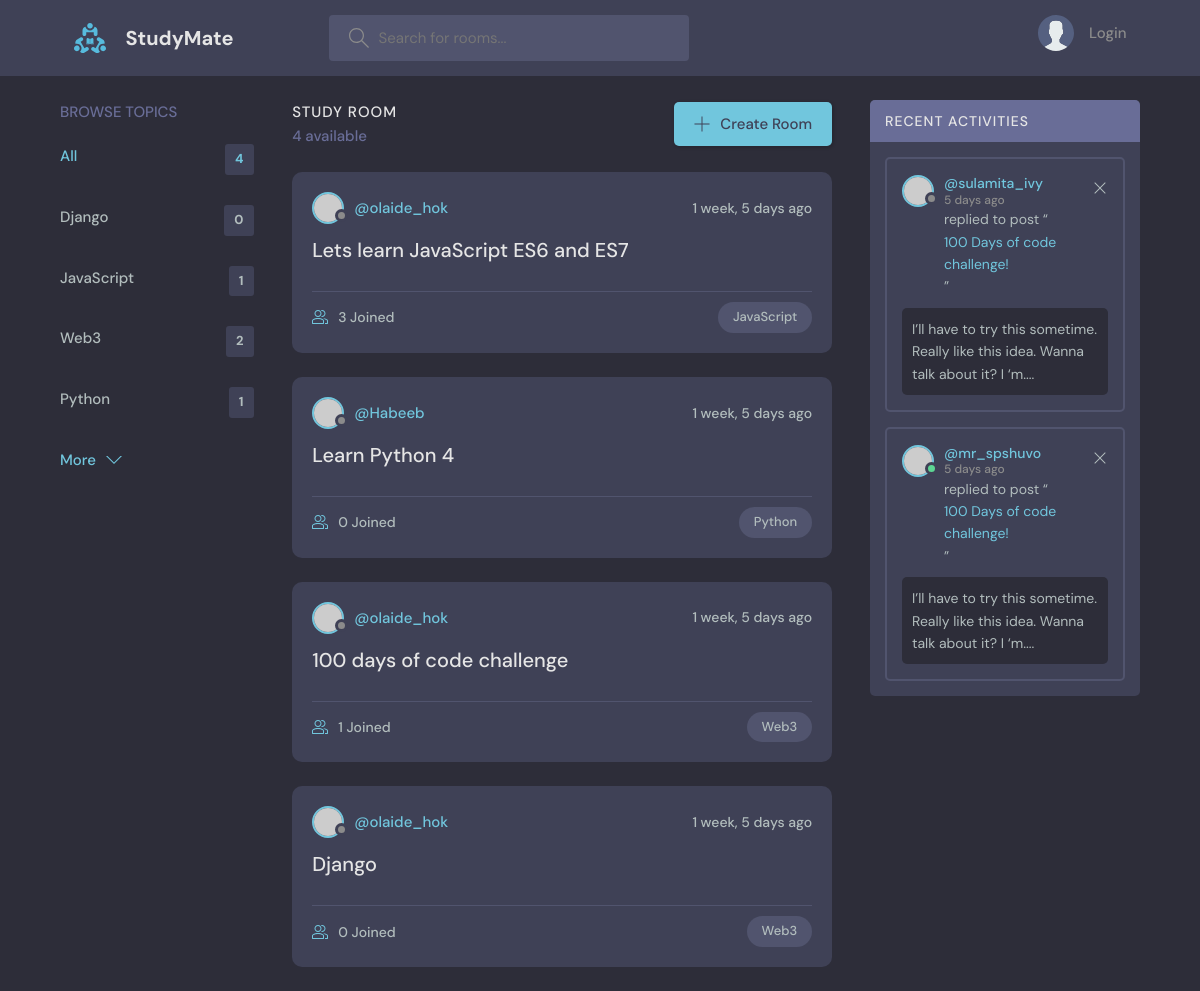
/, run on an earlier commit of the app's database.
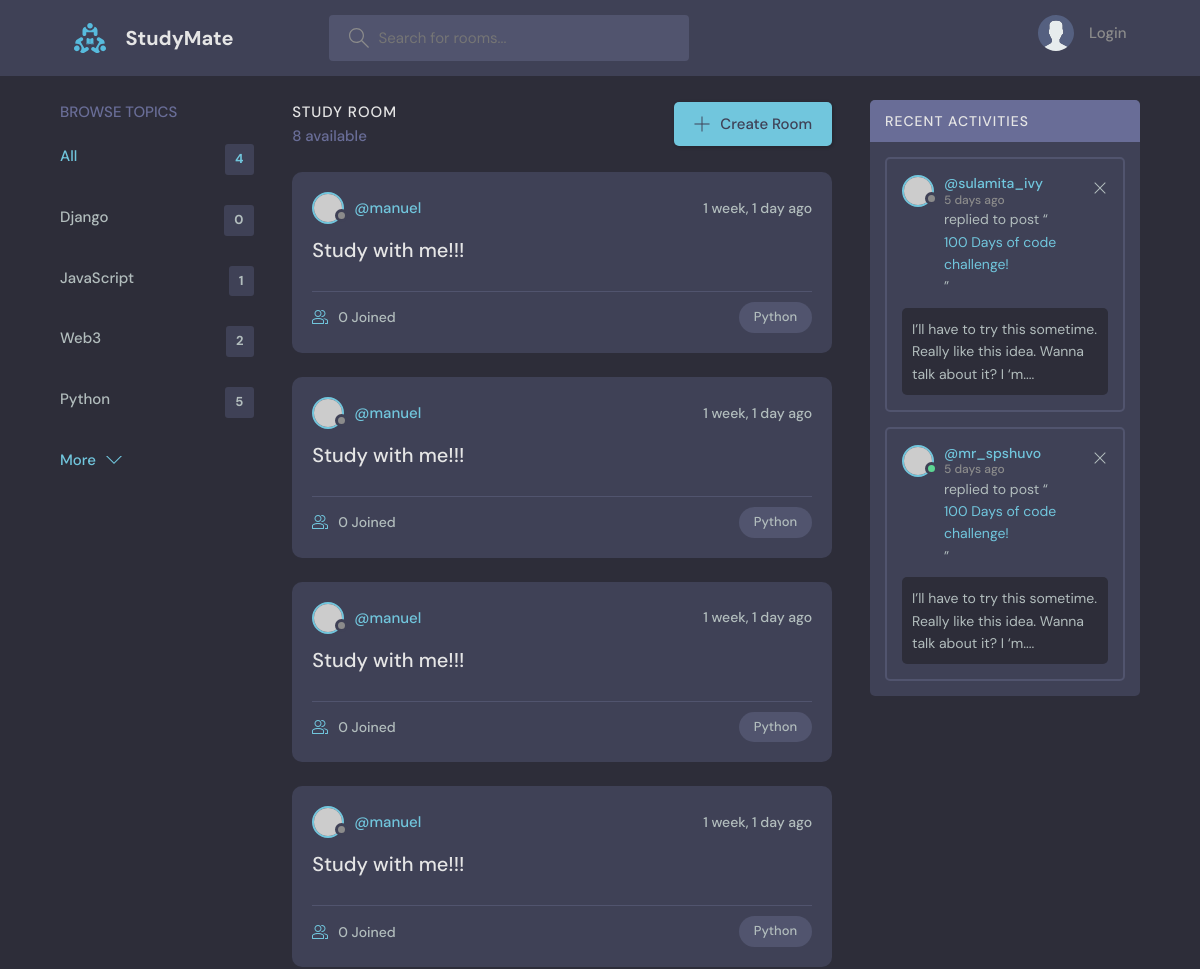
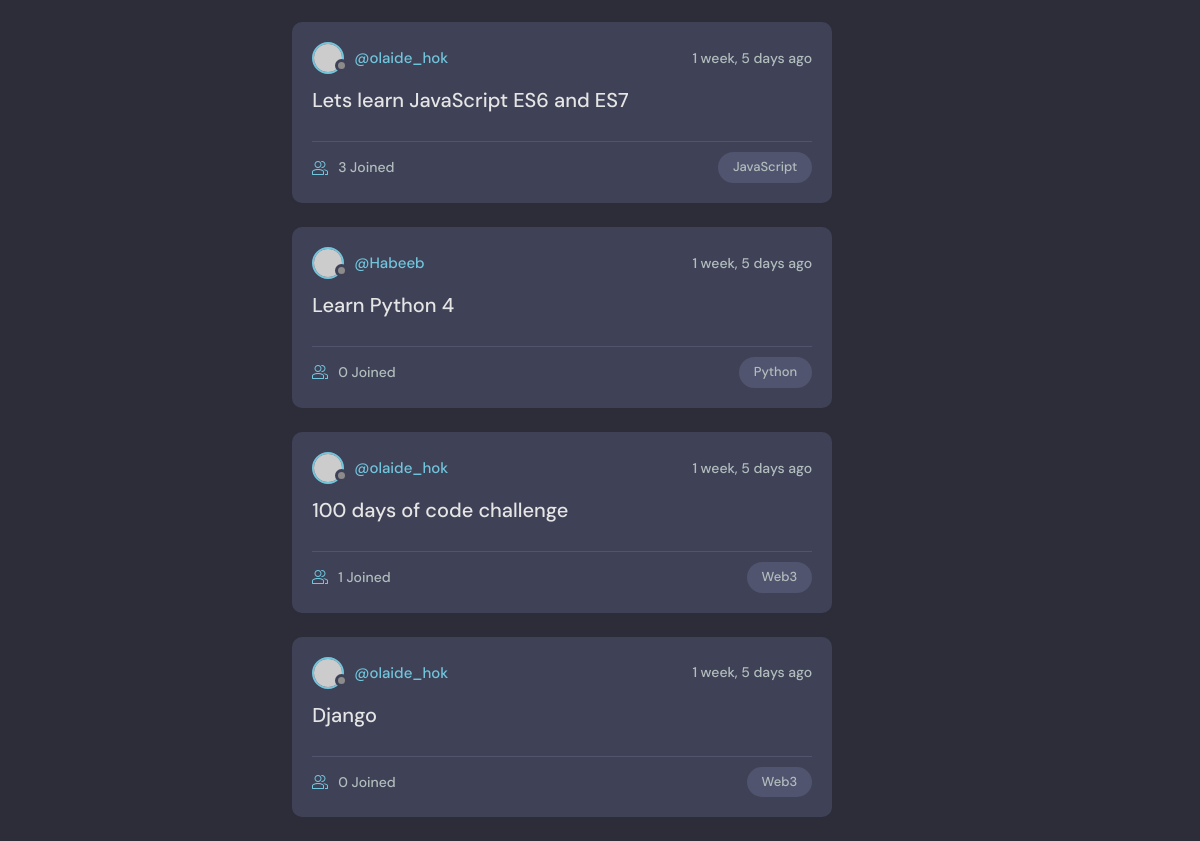
And on a later commit of the database (2 pictures, top to bottom).
### base/models.py (models this page shows, shortened)
class Topic(models.Model):
    name = models.CharField(max_length=200)

class Room(models.Model):
    host = models.ForeignKey(User, on_delete=models.SET_NULL, null=True)
    topic = models.ForeignKey(Topic, on_delete=models.SET_NULL, null=True)
    name = models.CharField(max_length=200)
    description = models.TextField(null=True, blank=True)
    participants = models.ManyToManyField(User, related_name='participants', blank=True)
    updated = models.DateTimeField(auto_now=True)
    created = models.DateTimeField(auto_now_add=True)
    class Meta:
        ordering = ['-updated', '-created']

### base/views.py (the view)
# urls.py: path('', views.home, name='home'),
def home(request):
    q = request.GET.get('q') if request.GET.get('q') != None else ''
    rooms = Room.objects.filter(
        Q(topic__name__icontains=q) |
        Q(name__icontains=q) |
        Q(description__icontains=q)
    )
    topics = Topic.objects.all()
    room_count = rooms.count()
    room_messages = Message.objects.filter(Q(room__topic__name__icontains=q))
    context = {'rooms': rooms, 'topics': topics,
               'room_count': room_count, 'room_messages': room_messages}
    return render(request, 'base/home.html', context)

### base/templates/base/home.html (shortened to what this page needs)
{% extends 'main.html' %}
{% block content %}
<main class="layout layout--3">
  <div class="container">
    {% include 'base/topics_component.html' %}
    <div class="roomList">
      <div class="roomList__header">
        <div>
          <h2>Study Room</h2>
          <p>{{room_count}} available</p>
        </div>
        <a class="btn btn--main" href="create-room.html">
          <svg
            version="1.1"
            xmlns="http://www.w3.org/2000/svg"
            width="32"
            height="32"
            viewBox="0 0 32 32"
          >
            <title>add</title>
            <path
              d="M16.943 0.943h-1.885v14.115h-14.115v1.885h14.115v14.115h1.885v-14.115h14.115v-1.885h-14.115v-14.115z"
            ></path>
          </svg>
          Create Room
        </a>
      </div>
    {% include 'base/feed_component.html' %}
    </div>
    <div class="activities">
      <div class="activities__header">
        <h2>Recent Activities</h2>
      </div>
      <div class="activities__box">
        <div class="activities__boxHeader roomListRoom__header">
          <a href="profile.html" class="roomListRoom__author">
            <div class="avatar avatar--small">
              <img src="https://randomuser.me/api/portraits/women/11.jpg" />
            </div>
            <p>
              @sulamita_ivy
              <span>5 days ago</span>
            </p>
          </a>
          <div class="roomListRoom__actions">
            <a href="#">
              <svg
                version="1.1"
                xmlns="http://www.w3.org/2000/svg"
                width="32"
                height="32"
                viewBox="0 0 32 32"
              >
                <title>remove</title>
                <path
                  d="M27.314 6.019l-1.333-1.333-9.98 9.981-9.981-9.981-1.333 1.333 9.981 9.981-9.981 9.98 1.333 1.333 9.981-9.98 9.98 9.98 1.333-1.333-9.98-9.98 9.98-9.981z"
                ></path>
              </svg>
            </a>
          </div>
        </div>
        <div class="activities__boxContent">
          <p>
            replied to post “<a href="room.html">100 Days of code challenge!</a
            >”
          </p>
          <div class="activities__boxRoomContent">
            I’ll have to try this sometime. Really like this idea. Wanna talk
            about it? I ‘m....
          </div>
        </div>
      </div>
      <div class="activities__box">
        <div class="activities__boxHeader roomListRoom__header">
          <a href="profile.html" class="roomListRoom__author">
            <div class="avatar avatar--small active">
              <img src="https://randomuser.me/api/portraits/men/13.jpg" />
            </div>
            <p>
              @mr_spshuvo
              <span>5 days ago</span>
            </p>
          </a>
          <div class="roomListRoom__actions">
            <a href="#">
              <svg
                version="1.1"
                xmlns="http://www.w3.org/2000/svg"
                width="32"
                height="32"
                viewBox="0 0 32 32"
              >
                <title>remove</title>
                <path
                  d="M27.314 6.019l-1.333-1.333-9.98 9.981-9.981-9.981-1.333 1.333 9.981 9.981-9.981 9.98 1.333 1.333 9.981-9.98 9.98 9.98 1.333-1.333-9.98-9.98 9.98-9.981z"
                ></path>
              </svg>
            </a>
          </div>
        </div>
        <div class="activities__boxContent">
          <p>
            replied to post “<a href="room.html">100 Days of code challenge!</a
            >”
          </p>
          <div class="activities__boxRoomContent">
            I’ll have to try this sometime. Really like this idea. Wanna talk
            about it? I ‘m....
          </div>
        </div>
      </div>
    </div>
  </div>
</main>
{% endblock %}

### base/templates/base/topics_component.html
<div class="topics">
  <div class="topics__header">
    <h2>Browse Topics</h2>
  </div>
  <ul class="topics__list">
    <li>
      <a href="{% url 'home' %}" class="active">All <span>{{topics.count}}</span></a>
    </li>
{% for topic in topics %}
    <li>
      <a href="{% url 'home' %}?q={{topic.name}}">{{topic.name}}<span>{{topic.room_set.all.count}}</span></a>
    </li>
    {% endfor %}
  </ul>
  <a class="btn btn--link" href="topics.html">
    More
    <svg
      version="1.1"
      xmlns="http://www.w3.org/2000/svg"
      width="32"
      height="32"
      viewBox="0 0 32 32"
    >
      <title>chevron-down</title>
      <path d="M16 21l-13-13h-3l16 16 16-16h-3l-13 13z"></path>
    </svg>
  </a>
</div>

### base/templates/base/feed_component.html (shortened to what this page needs)
{% for room in rooms %}
<div class="roomListRoom">
  <div class="roomListRoom__header">
    <a
      href="{% url 'user-profile' room.host.id %}"
      class="roomListRoom__author"
    >
      <div class="avatar avatar--small">
        <img src="https://randomuser.me/api/portraits/women/11.jpg" />
      </div>
      <span>@{{room.host.username}}</span>
    </a>
    <div class="roomListRoom__actions">
      <span>{{room.created|timesince}} ago</span>
    </div>
  </div>
  <div class="roomListRoom__content">
    <a href="{% url 'room' room.id %}">{{room.name}}</a>
  </div>
  <div class="roomListRoom__meta">
    <a href="{% url 'room' room.id %}" class="roomListRoom__joined">
      {{room.participants.all.count}} Joined
    </a>
    <p class="roomListRoom__topic">{{room.topic.name}}</p>
  </div>
</div>
{% endfor %}

What changed in the data, as far as the page shows it:
computed for Topic "Python": room_set.all.count "1" → "5"
added Room: host.username "manuel", created "1 week, 1 day", name "Study with me!!!", participants.all.count "0", topic.name "Python"
added Room: host.username "manuel", created "1 week, 1 day", name "Study with me!!!", participants.all.count "0", topic.name "Python"
added Room: host.username "manuel", created "1 week, 1 day", name "Study with me!!!", participants.all.count "0", topic.name "Python"
added Room: host.username "manuel", created "1 week, 1 day", name "Study with me!!!", participants.all.count "0", topic.name "Python"
Also different on the page:
{{ room_count }}: "4" → "8"
